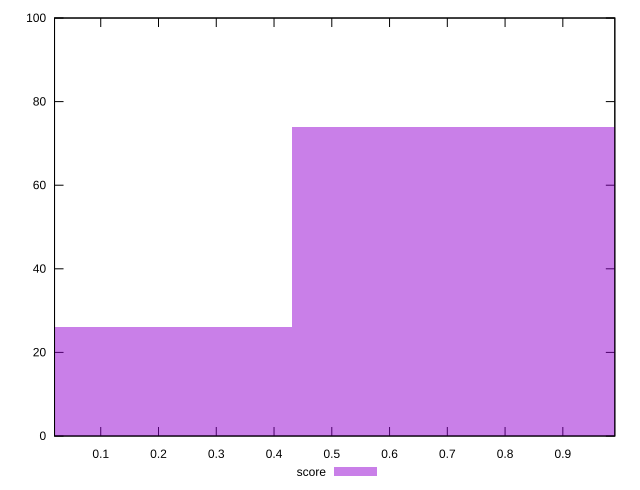

Here is the gnuplot script that generated this plot:
reset

$score <<EOF
0.8618929734367144 74
0 26
EOF

set key outside below
set boxwidth 0.8618929734367144
set xrange [0.02:0.99]
set yrange [0:100]
set trange [0:100]
set style fill transparent solid 0.5 noborder
set terminal svg size 640, 490 enhanced background rgb 'white'
set output "reports/report_00028_2021-02-24T12-49-42.674Z/largest-contentful-paint/samples/agenda/score/histogram.svg"

plot $score title "score" with boxes

reset
